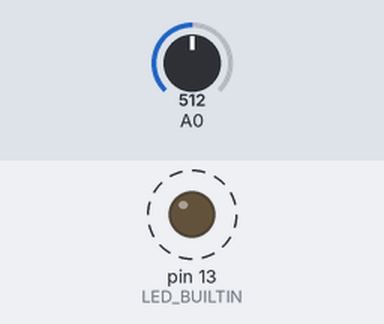
Simulated run of this sketch. Board: Arduino Uno, built with avr-gcc and run on an emulated ATmega328P. Parts: output pins drawn as LEDs (lit = HIGH). Dashed ring = blinking. The test bench sets the inputs (shaded band); at power-on: A0 = 512. What the sketch prints to the serial monitor is not drawn.

Above: at 0.6 s.
Timing chart, 0 to 3.0 s (numbered marks = the images above):
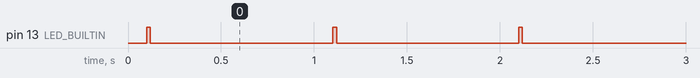

The sketch:

uno_r3.ino
```cpp
// SideQuest UNO R3 ambient-signal scout.
// Requires a compatible analog microphone module on A0 (not included on UNO R3).
// Raw peak-to-peak ADC values are NOT calibrated decibels or verified noise classes.
// Stores no audio. Never connect an analog signal exceeding board limits.
const unsigned long SAMPLE_MS = 100;
void setup() { Serial.begin(115200); pinMode(LED_BUILTIN, OUTPUT); }
void loop() {
  int minimum = 1023, maximum = 0;
  unsigned long start = millis();
  while (millis() - start < SAMPLE_MS) {
    int value = analogRead(A0);
    if (value < minimum) minimum = value;
    if (value > maximum) maximum = value;
  }
  Serial.print("{\"board\":\"UNO R3\",\"peak_to_peak\":");
  Serial.print(maximum - minimum);
  Serial.println("}");
  digitalWrite(LED_BUILTIN, HIGH); delay(20);
  digitalWrite(LED_BUILTIN, LOW); delay(880);
}
```

Measured:
- by itself, pin 13 (LED_BUILTIN): alternates HIGH for 0.02 s and LOW for 0.98 s
